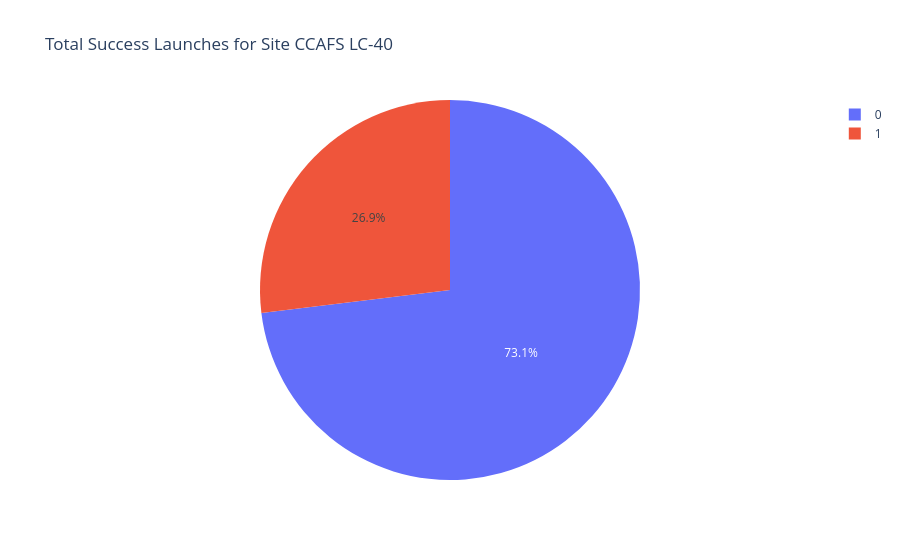

Notebook code cell kept with this figure:
### Code cell
import plotly.express as px
def get_pie_chart(entered_site):
    if entered_site == 'All Sites':
        data = spacex_df.groupby('Launch Site')['class'].sum().reset_index()
        fig = px.pie(data, values='class',
                     names='Launch Site',
                     title="Total Success Launches by Site")
        return fig
    else:
        filtered_df = spacex_df[spacex_df['Launch Site'] == entered_site]
        data = filtered_df['class'].value_counts().reset_index()
        fig = px.pie(data, values='class',
                     names='index',
                     title=f"Total Success Launches for Site {entered_site}")
        return fig

get_pie_chart(entered_site)

### Figure 1 — Plotly figure (JSON) as saved in the notebook; plotly's stock layout.template omitted (floating-point values rounded to 4 significant figures)
{"data": [{"domain": {"x": [0, 1], "y": [0, 1]}, "hovertemplate": "index=%{label}<br>class=%{value}<extra></extra>", "labels": [0, 1], "legendgroup": "", "name": "", "showlegend": true, "type": "pie", "values": [19, 7]}], "layout": {"legend": {"tracegroupgap": 0}, "title": {"text": "Total Success Launches for Site CCAFS LC-40"}}}
